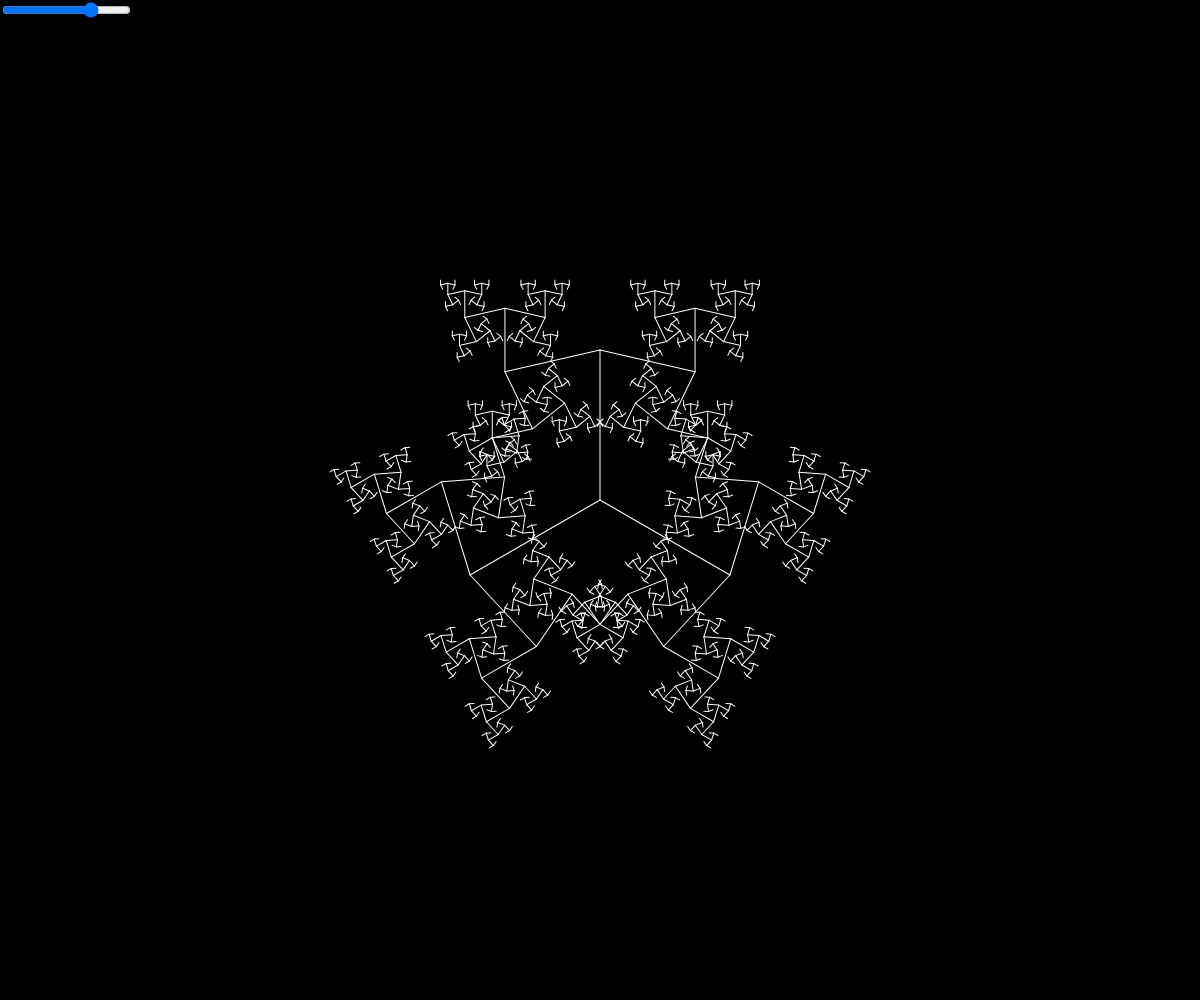
Frame 1 (no input)
Frame 60 (no input): identical to frame 1, image omitted
Frame 120 (the mouse pressed at the canvas centre since frame 60): identical to frame 1, image omitted

The p5.js sketch that drew this single still picture (run headless with seeded random() and noise() and a simulated clock; from frame 60 on, the mouse is pressed at the canvas centre):

// p5.js sketch
// ── sketch.js
function setup() {
  createCanvas(windowWidth,windowHeight)
  background(51)
  stroke(255)
  strokeWeight(1)
  angleMode(RADIANS)
  angle = PI/4
  slider = createSlider(0, TWO_PI, random(TWO_PI), 0.001)
  slider.position(0,0)
  nombreDeFaces = int(random(2,10))
  treeSize = 150

}

function draw() {
  background(0)
  angleMode(RADIANS)

  translate(width/2, height/2)
  angle = slider.value()
  console.log(slider.value())

  for (i = 0; i < nombreDeFaces; i ++){
  push()
  rotate(TWO_PI/nombreDeFaces*i)
  branche(treeSize)

  pop()

  }

}

function branche(taille, scaleSwitcher){

  line(0, 0, 0, -taille)
  translate(0, -taille)

  if (taille > nombreDeFaces + 2){
    push()
    rotate(angle)
    branche(taille*0.65)

    pop()

    push()
    rotate(-angle)
    branche(taille*0.65)
    pop()
  }

}
